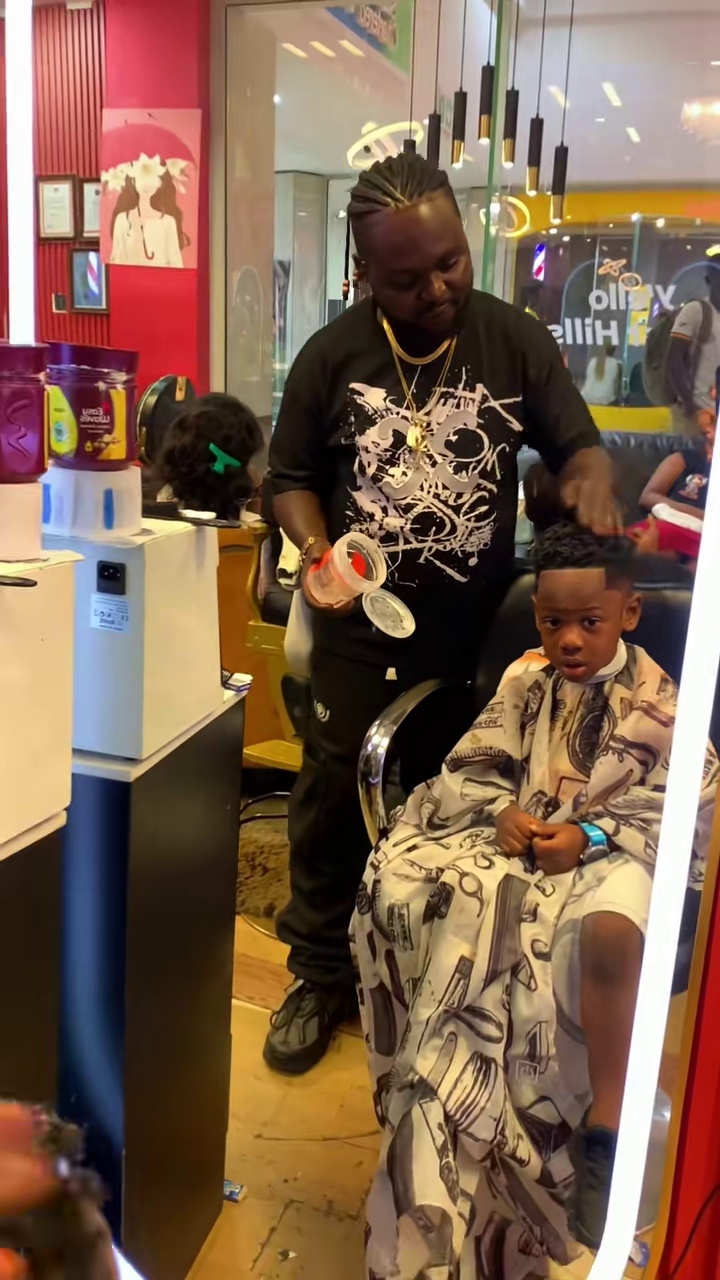
#> input picture brand/photos-original/barber-kid-cut.jpg, 720 x 1280 px; its folder holds only this picture in this run
$ python build_photos.py   (older library calls are emulated)
#> lines starting #> are read from the running program, lines starting #| are printed output that depends on the picture
#> in main, img is the input picture: shape (1280, 720, 3); mean B, G, R 79.3, 98.7, 126.8
"""Build web photos from the full-size originals in brand/photos-original.

For each original:
  1. trim black letterbox bands left by TikTok,
  2. clean heavy JPEG noise where needed and sharpen adaptively (softer photos get more),
  3. lift local contrast slightly so hair texture and nail detail read clearly,
  4. export WebP files: name-sm.webp (480px, thumbnails and grids on data),
     name.webp (up to 1080px), name-md.webp (1600px, sharp phone screens without the
     full download) and name@2x.webp (full resolution, up to 3840px, 4K) for large screens.

Writes src/data/photo-manifest.json with the real pixel widths so <img srcset>
can let each device pick the right file.

Usage:  python scripts/build_photos.py
"""

from __future__ import annotations

import json
from pathlib import Path

import cv2
import numpy as np

ROOT = Path(__file__).resolve().parents[1]
SRC = ROOT / "brand" / "photos-original"
UPSCALED = ROOT / "brand" / "photos-upscaled"  # optional Real-ESRGAN output from scripts/upscale_photos.py
OUT = ROOT / "public" / "photos"
MANIFEST = ROOT / "src" / "data" / "photo-manifest.json"

SMALL_WIDTH = 480
BASE_WIDTH = 1080
MID_WIDTH = 1600  # a 390px-wide phone at 3x needs ~1170px: this keeps it off the full-size file
MAX_WIDTH = 3840  # true 4K width for large and retina screens; srcset keeps phones on the 480/1080 files


def trim_letterbox(img: np.ndarray, threshold: float = 14.0) -> np.ndarray:
#> called with threshold = 14
    gray = cv2.cvtColor(img, cv2.COLOR_BGR2GRAY)
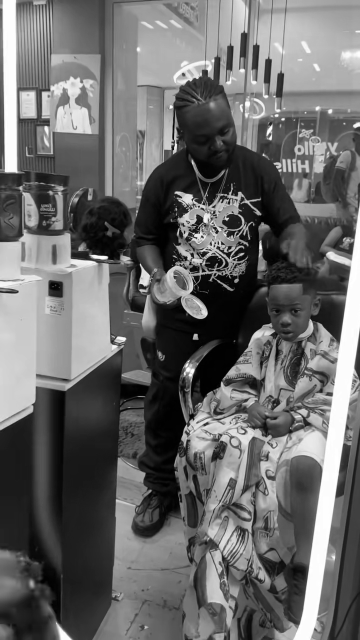
#> gray: shape (1280, 720) (shown at 1/2 size); min 0, max 255, mean 104.9
    rows, cols = gray.mean(axis=1), gray.mean(axis=0)
#> rows = 1280 values, max 165.8 at index 110, min 61.73 at index 451, mean 104.9; cols = 720 values, max 151.9 at index 10, min 63.2 at index 225, mean 104.9

    def bounds(line: np.ndarray) -> tuple[int, int]:
        n = len(line)
#> n = 1280
        start = 0
        while start < n * 0.3 and line[start] < threshold:
            start += 1
#> this loop made 0 passes
#> after the loop, start = 0
        end = n - 1
#> end = 1279
        while end > n * 0.7 and line[end] < threshold:
            end -= 1
#> after the loop, end = 1279
        return start, end + 1

    top, bottom = bounds(rows)
#> top = 0; bottom = 1280
    left, right = bounds(cols)
#> left = 0; right = 720
    return img[top:bottom, left:right]


def sharpness(img: np.ndarray) -> float:
    return float(cv2.Laplacian(cv2.cvtColor(img, cv2.COLOR_BGR2GRAY), cv2.CV_64F).var())


def enhance(img: np.ndarray, was_upscaled: bool = False) -> np.ndarray:
#> called with was_upscaled = True
    detail = sharpness(img)
#> detail = 408.9

    if was_upscaled:
        # Real-ESRGAN output is already clean and crisp: only a light finishing sharpen.
        amount, sigma = 0.25, 1.0
    else:
        # Very "busy" images at this size are usually JPEG noise, not detail: clean lightly first.
        if detail > 400:
            img = cv2.fastNlMeansDenoisingColored(img, None, 3, 3, 7, 21)
        # Adaptive unsharp mask: soft photos get a stronger, wider sharpen.
        if detail < 50:
            amount, sigma = 1.0, 1.6
        elif detail < 200:
            amount, sigma = 0.7, 1.2
        else:
            amount, sigma = 0.4, 1.0
    blurred = cv2.GaussianBlur(img, (0, 0), sigma)
    img = cv2.addWeighted(img, 1 + amount, blurred, -amount, 0)

    # Gentle local contrast on lightness only, blended at 40% to keep skin and colours natural.
    lab = cv2.cvtColor(img, cv2.COLOR_BGR2LAB)
#> lab: shape (1280, 720, 3); mean of channels 0, 1, 2 110.7, 137.1, 143.5
    l, a, b = cv2.split(lab)
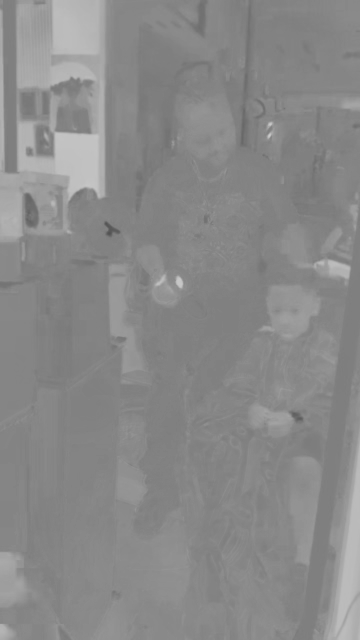
#> a: shape (1280, 720) (shown at 1/2 size); min 82, max 206, mean 137.1
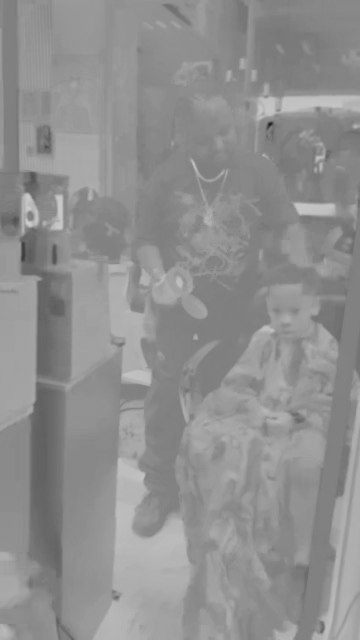
#> b: shape (1280, 720) (shown at 1/2 size); min 29, max 206, mean 143.5
    l_clahe = cv2.createCLAHE(clipLimit=1.6, tileGridSize=(8, 8)).apply(l)
    l = cv2.addWeighted(l, 0.6, l_clahe, 0.4, 0)
    return cv2.cvtColor(cv2.merge((l, a, b)), cv2.COLOR_LAB2BGR)
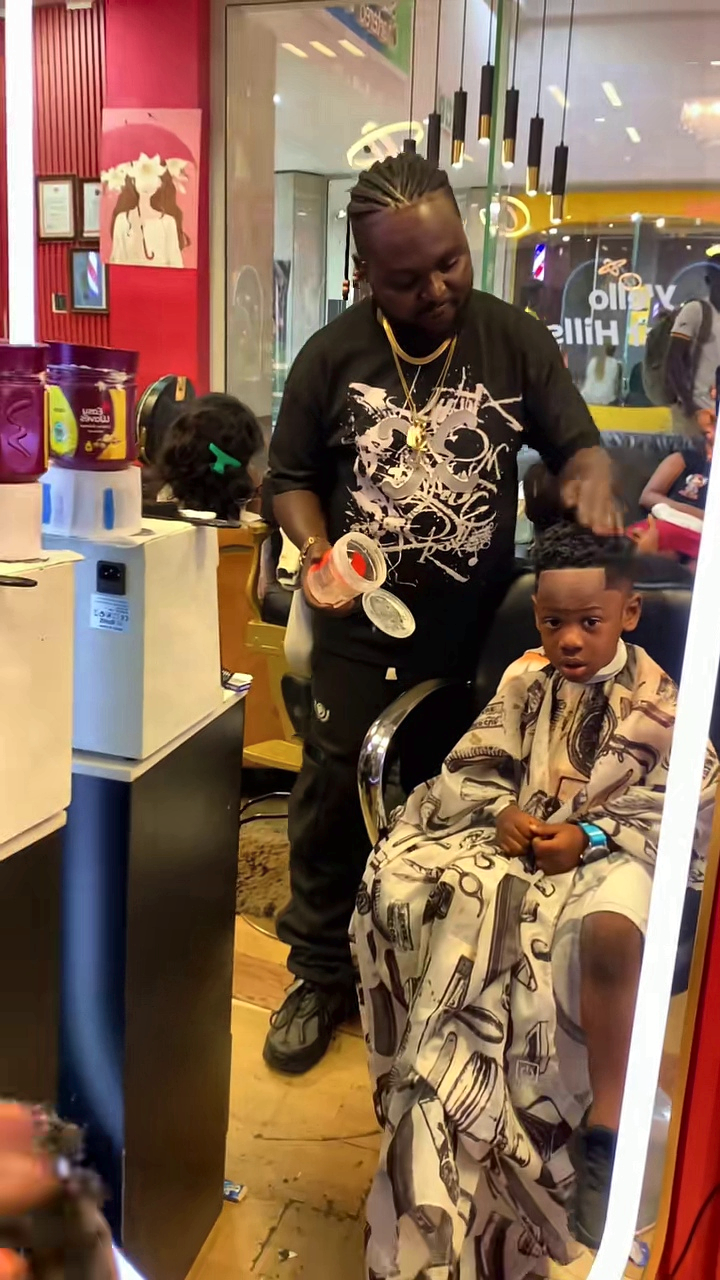
#> returned value: shape (1280, 720, 3); mean B, G, R 83, 102.3, 130.5


def resize_to_width(img: np.ndarray, width: int) -> np.ndarray:
#> called with width = 3840
    h, w = img.shape[:2]
    if w <= width:
        return img
    return cv2.resize(img, (width, round(h * width / w)), interpolation=cv2.INTER_AREA)


def main() -> None:
    OUT.mkdir(parents=True, exist_ok=True)
    manifest: dict[str, dict[str, int]] = {}
    originals = sorted(SRC.glob("*.jpg"))
    if not originals:
        raise SystemExit(f"No originals found in {SRC}")

    for path in originals:
        name = path.stem
        img = cv2.imread(str(path))
        if img is None:
            print(f"skip {name}: unreadable")
            continue
        # Stock photos (scripts/fetch_stock_photos.py) are already clean and professionally lit:
        # trimming "black bands" could crop a dark studio background, and sharpening only hurts.
        stock = name.startswith("stock-")
        if not stock:
            img = trim_letterbox(img)
        upscaled_path = UPSCALED / f"{name}.png"
        upscaled = cv2.imread(str(upscaled_path)) if upscaled_path.exists() else None
        if stock:
            pass
        elif upscaled is not None:
            # Blend a little of the original back in so skin and fabric keep natural grain.
            original_big = cv2.resize(img, (upscaled.shape[1], upscaled.shape[0]), interpolation=cv2.INTER_LANCZOS4)
            img = enhance(cv2.addWeighted(upscaled, 0.82, original_big, 0.18, 0), was_upscaled=True)
        else:
            img = enhance(img)

        hi = resize_to_width(img, MAX_WIDTH)
        mid = resize_to_width(img, MID_WIDTH)
        base = resize_to_width(img, BASE_WIDTH)
        small = resize_to_width(img, SMALL_WIDTH)
        cv2.imwrite(str(OUT / f"{name}@2x.webp"), hi, [cv2.IMWRITE_WEBP_QUALITY, 90])
        has_mid = base.shape[1] < mid.shape[1] < hi.shape[1]
        if has_mid:
            cv2.imwrite(str(OUT / f"{name}-md.webp"), mid, [cv2.IMWRITE_WEBP_QUALITY, 86])
        else:
            (OUT / f"{name}-md.webp").unlink(missing_ok=True)
        cv2.imwrite(str(OUT / f"{name}.webp"), base, [cv2.IMWRITE_WEBP_QUALITY, 88])
        cv2.imwrite(str(OUT / f"{name}-sm.webp"), small, [cv2.IMWRITE_WEBP_QUALITY, 84])

        manifest[name] = {"sm": int(small.shape[1]), "w": int(base.shape[1]), "w2x": int(hi.shape[1]), "h": int(base.shape[0])}
        if has_mid:
            manifest[name]["md"] = int(mid.shape[1])
        files = [OUT / f"{name}-sm.webp", OUT / f"{name}.webp", *([OUT / f"{name}-md.webp"] if has_mid else []), OUT / f"{name}@2x.webp"]
#> (the run stopped early here; a loop or call above may not have finished)

$ run again, on brand/photos-original/barbershop-pole.jpg
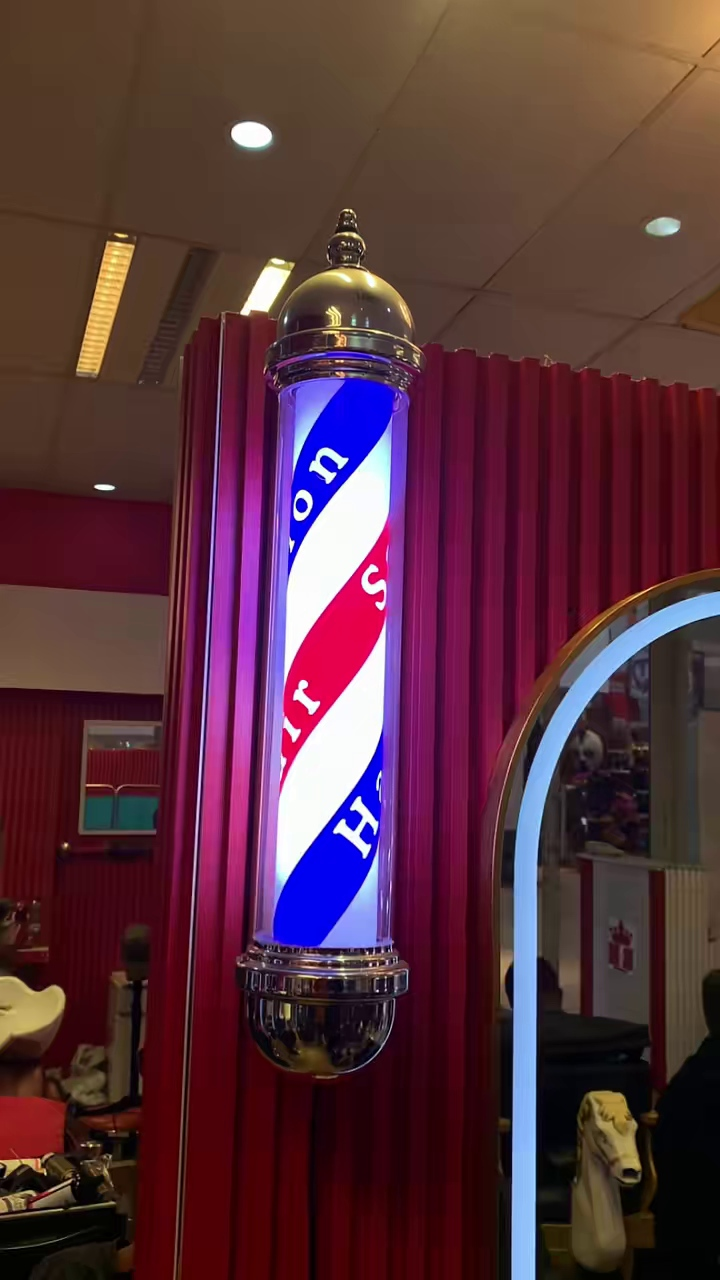
#> input picture brand/photos-original/barbershop-pole.jpg, 720 x 1280 px
#> in main, img is the input picture: shape (1280, 720, 3); mean B, G, R 60.1, 49.5, 87.5
#> in trim_letterbox, `gray = cv2.cvtColor(img, cv2.COLOR_BGR2GRAY)`:
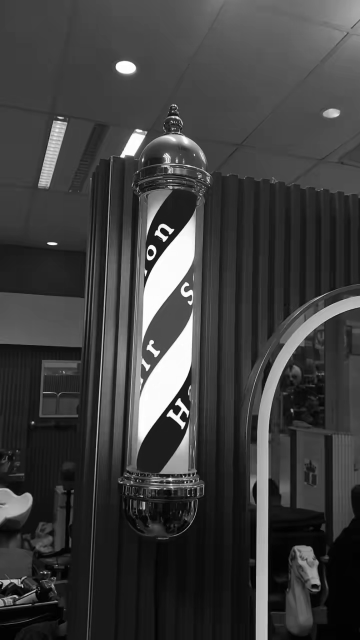
#> gray: shape (1280, 720) (shown at 1/2 size); min 0, max 255, mean 62
#> rows = 1280 values, max 94.85 at index 0, min 20.95 at index 1278, mean 62.05; cols = 720 values, max 112.7 at index 534, min 37.66 at index 475, mean 62.05
#> n = 1280
#> after the loop in bounds, `while start < n * 0.3 and line[start] < threshold:`: start = 0
#> in bounds, `end = n - 1`: end = 1279
#> top = 0; bottom = 1280
#> left = 0; right = 720
#> detail = 311.3
#> lab: shape (1280, 720, 3); mean of channels 0, 1, 2 67.9, 146.7, 131.6
#> in enhance, `return cv2.cvtColor(cv2.merge((l, a, b)), cv2.COLOR_LAB2BGR)`:
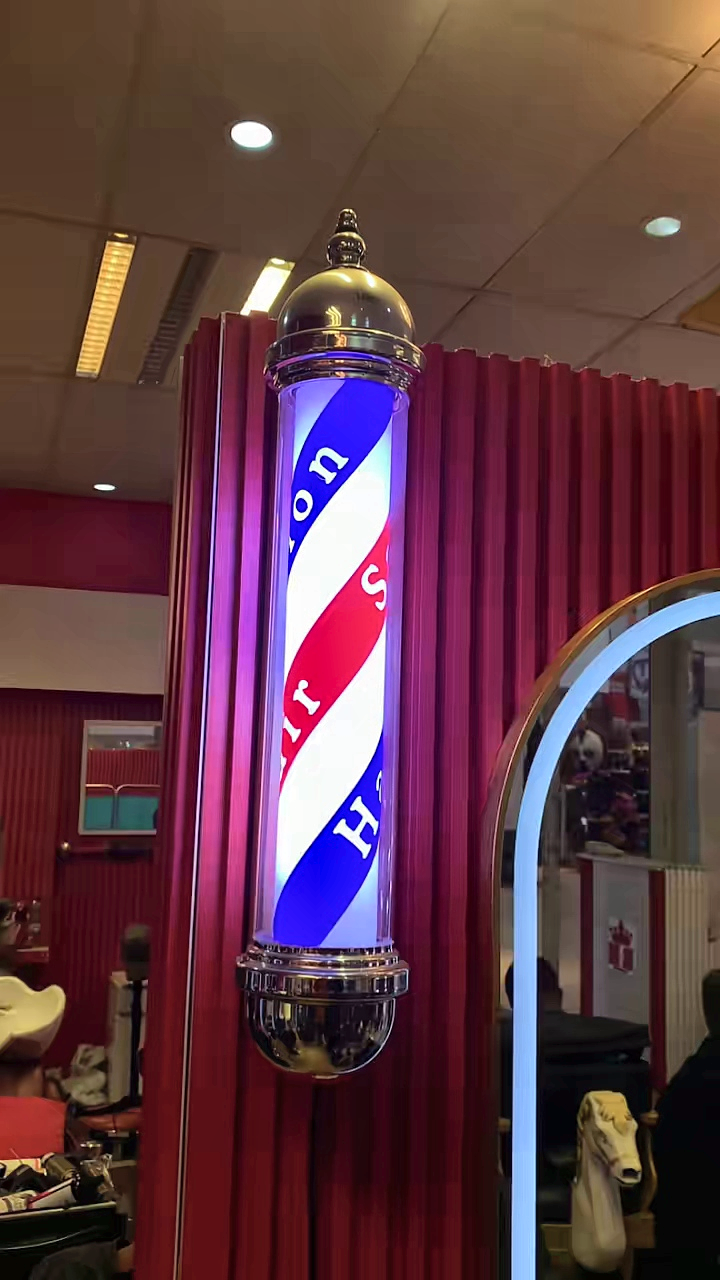
#> returned value: shape (1280, 720, 3); mean B, G, R 67.3, 57.6, 95.8

$ run again, on brand/photos-original/blonde-cut.jpg
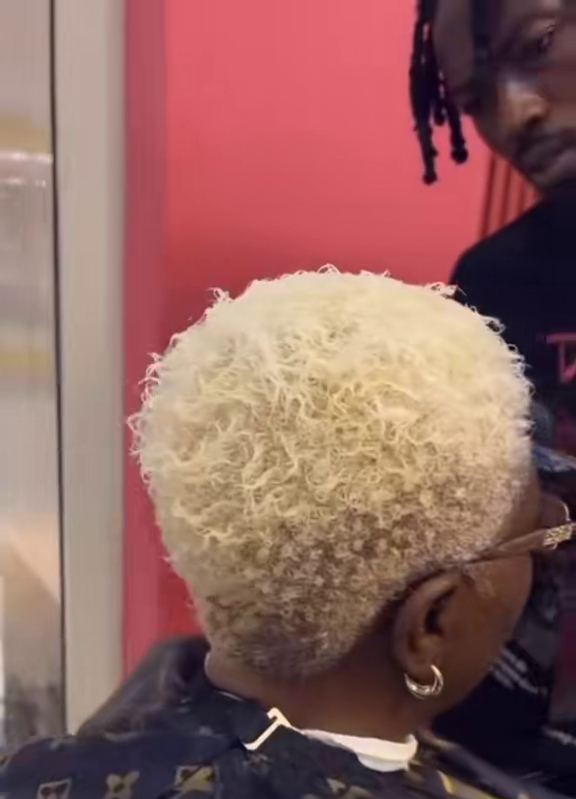
#> input picture brand/photos-original/blonde-cut.jpg, 576 x 799 px
#> in main, img is the input picture: shape (799, 576, 3); mean B, G, R 96.8, 101.5, 144.5
#> in trim_letterbox, `gray = cv2.cvtColor(img, cv2.COLOR_BGR2GRAY)`:
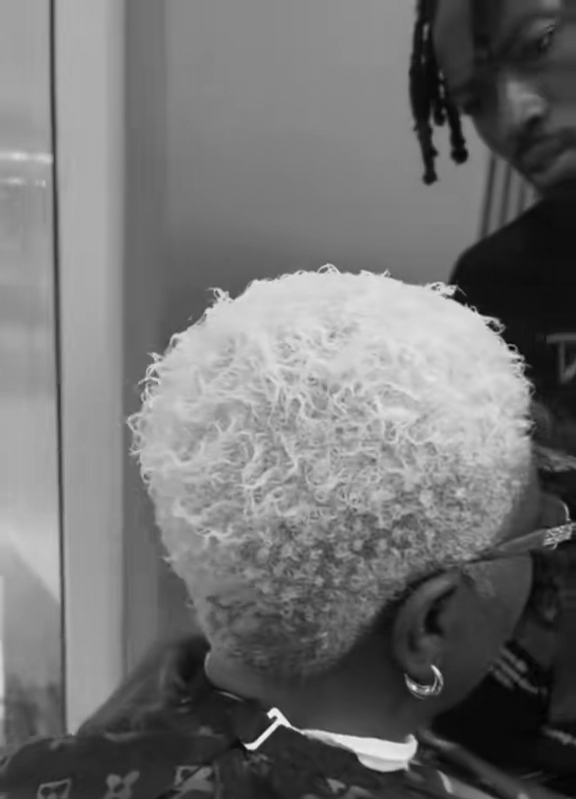
#> gray: shape (799, 576); min 3, max 242, mean 113.8
#> rows = 799 values, max 169.8 at index 366, min 43.18 at index 772, mean 113.8; cols = 576 values, max 159.8 at index 0, min 34.36 at index 541, mean 113.8
#> n = 799
#> after the loop in bounds, `while start < n * 0.3 and line[start] < threshold:`: start = 0
#> in bounds, `end = n - 1`: end = 798
#> top = 0; bottom = 799
#> left = 0; right = 576
#> detail = 34.63
#> lab: shape (799, 576, 3); mean of channels 0, 1, 2 119.5, 144.5, 137.9
#> in resize_to_width (call 4), `return cv2.resize(img, (width, round(h * width / w)), interpolation=cv..`:
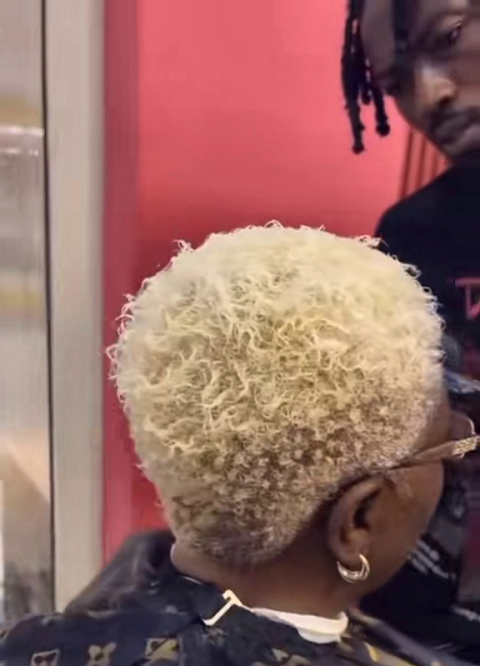
#> returned value: shape (666, 480, 3); mean of channels 0, 1, 2 99.5, 104.3, 147.4; drawn as B, G, R
